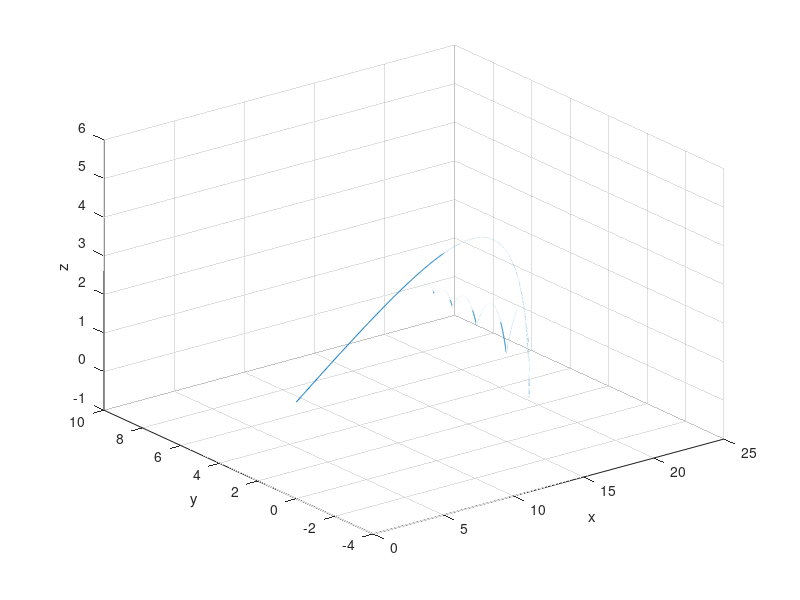

Reproduce this figure in MATLAB.
c = 0.069;
v_vind = 5;
v0 = 25;
a = @(u) v_vind + 0.25*(u(5));
q = @(u) c*sqrt(u(2).^2 + (u(4) - a(u)).^2 + u(6).^2);
vinkel = 0.3753; % vinkeln fran c)
v_utkast = pi/6; % vertikala utkastvinkeln
dampnings_faktor = 0.8;

ff = @(u) [
    u(2);
    -q(u)*u(2);
    u(4);
    -q(u)*(u(4) - a(u));
    u(6);
    -9.81 - q(u)*u(6);
];

uStart = [0; cos(vinkel) * cos(v_utkast)*v0; 0; -(sin(vinkel) * v0 * cos(v_utkast)); 1.5; sin(v_utkast) * v0];

t0 = 0;
h = 0.002;
t = 100;
N = (t - t0)/h;

u_vec = zeros(N+1, 6);
u_vec(1, :) = uStart; 

u = uStart;

bounceCounter = 0;
stop = 0;
for i = 1:N
    k1 = ff(u);
    k2 = ff(u + h/2*k1);
    k3 = ff(u + h/2*k2);
    k4 = ff(u + h*k3);
    
    u = u + h*(k1 + 2*k2 + 2*k3 + k4)/6;
    u_vec(i+1, :) = u;

    % check previous z value to avoid it being negative two times in a row
    if u(5) < 0 && u_vec(i, 5) > 0
        u(2) = dampnings_faktor * u(2);
        u(4) = dampnings_faktor * u(4);
        u(6) = -dampnings_faktor * u(6);
        bounceCounter = bounceCounter + 1;
    end
    
    if bounceCounter == 6
        stop = i;
        break
    end
end

plot_vec = u_vec(1:stop + 1, :);
plot3(plot_vec(:, 1), plot_vec(:, 3), plot_vec(:, 5), '-');
xlabel('x');
ylabel('y');
zlabel('z');
grid on;
